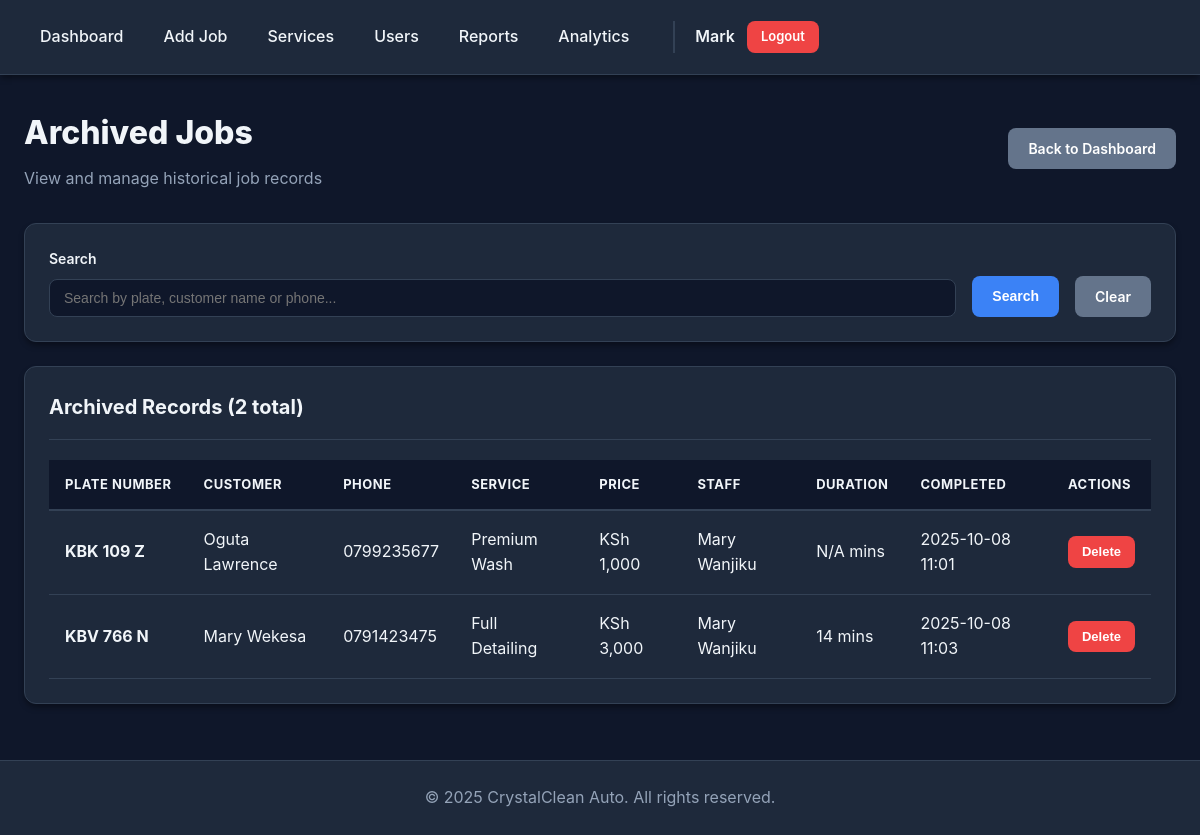
The app's page /admin/archived-jobs (signed in), older data.
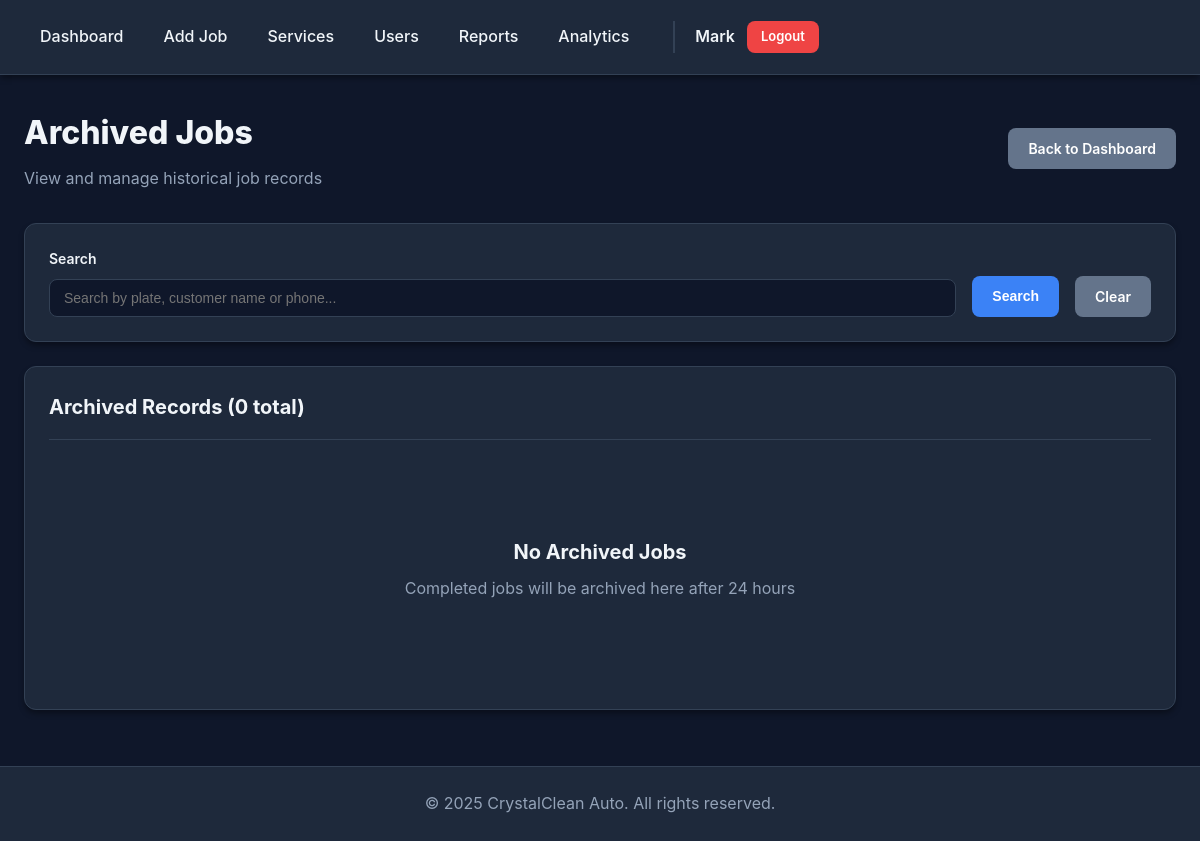
The same page, newer data.
### app/models.py (models this page shows, shortened)
class ArchivedJob(db.Model):
    __tablename__ = 'archived_jobs'
    id = db.Column(db.Integer, primary_key=True)
    original_id = db.Column(db.Integer)  # Original Car ID
    customer_name = db.Column(db.String(120))
    customer_phone = db.Column(db.String(20))
    customer_email = db.Column(db.String(120))
    plate_number = db.Column(db.String(20), index=True)
    car_model = db.Column(db.String(100))
    service_name = db.Column(db.String(100))
    service_price = db.Column(db.Float)
    service_duration = db.Column(db.Integer)
    staff_name = db.Column(db.String(120))
    staff_username = db.Column(db.String(80))
    status = db.Column(db.String(20))
    notes = db.Column(db.Text)
    time_in = db.Column(db.DateTime)
    time_out = db.Column(db.DateTime)
    duration_minutes = db.Column(db.Integer)
    archived_at = db.Column(db.DateTime, default=datetime.utcnow, index=True)

### app/routes.py (the view, shortened to what this page needs)
@app.route('/admin/archived-jobs')
@login_required
@admin_required
def view_archived_jobs():
    page = request.args.get('page', 1, type=int)
    search = request.args.get('search', '')
    query = ArchivedJob.query
    archived_jobs = query.order_by(ArchivedJob.archived_at.desc()).paginate(
        page=page, per_page=50, error_out=False
    )
    return render_template('archived_jobs.html',
                         archived_jobs=archived_jobs,
                         search=search)

### app/models.py (called while the page is built)
@login_manager.user_loader
def load_user(user_id):
    return User.query.get(int(user_id))

### app/utils.py (called while the page is built)
def admin_required(f):
    @wraps(f)
    def decorated_function(*args, **kwargs):
        if not current_user.is_authenticated:
            flash('Please log in to access this page.', 'error')
            return redirect(url_for('login'))
        if current_user.role != 'admin':
            flash('You do not have permission to access this page.', 'error')
            return redirect(url_for('staff_dashboard'))
        return f(*args, **kwargs)
    return decorated_function

### app/templates/archived_jobs.html (shortened to what this page needs)
{% extends "base.html" %}
{% block content %}
<div class="dashboard-header" style="margin-bottom: 32px;">
    <div>
        <h1 style="font-size: 32px; font-weight: 800; color: var(--text-dark);">Archived Jobs</h1>
        <p style="color: var(--text-light); margin-top: 8px;">View and manage historical job records</p>
    </div>
    <a href="{{ url_for('admin_dashboard') }}" class="btn btn-secondary">Back to Dashboard</a>
</div>
<div class="card">
    <div class="card-body">
        <form method="GET" action="{{ url_for('view_archived_jobs') }}" class="flex gap-2" style="align-items: flex-end;">
            <div class="form-group" style="flex: 1; margin-bottom: 0;">
                <label for="search" class="form-label">Search</label>
                <input type="text" name="search" id="search" class="form-control" placeholder="Search by plate, customer name or phone..." value="{{ search }}">
            </div>
            <button type="submit" class="btn btn-primary">Search</button>
            <a href="{{ url_for('view_archived_jobs') }}" class="btn btn-secondary">Clear</a>
        </form>
    </div>
</div>
<div class="card">
    <div class="card-header">
        <h2 class="card-title">Archived Records ({{ archived_jobs.total }} total)</h2>
    </div>
    <div class="card-body">
        {% if archived_jobs.items %}
        <div class="table-responsive">
            <table class="table">
                <thead>
                    <tr>
                        <th>Plate Number</th>
                        <th>Customer</th>
                        <th>Phone</th>
                        <th>Service</th>
                        <th>Price</th>
                        <th>Staff</th>
                        <th>Duration</th>
                        <th>Completed</th>
                        <th>Actions</th>
                    </tr>
                </thead>
                <tbody>
                    {% for job in archived_jobs.items %}
                    <tr>
                        <td><strong>{{ job.plate_number }}</strong></td>
                        <td>{{ job.customer_name }}</td>
                        <td>{{ job.customer_phone }}</td>
                        <td>{{ job.service_name }}</td>
                        <td>KSh {{ '{:,.0f}'.format(job.service_price) }}</td>
                        <td>{{ job.staff_name or 'N/A' }}</td>
                        <td>{{ job.duration_minutes or 'N/A' }} mins</td>
                        <td>{{ job.time_out.strftime('%Y-%m-%d %H:%M') if job.time_out else 'N/A' }}</td>
                        <td>
                            <form method="POST" action="{{ url_for('delete_archived_job', archive_id=job.id) }}" style="display: inline;" onsubmit="return confirm('Permanently delete this archived job?')">
                                <button type="submit" class="btn btn-sm btn-danger">Delete</button>
                            </form>
                        </td>
                    </tr>
                    {% endfor %}
                </tbody>
            </table>
        </div>
        {% else %}
        <div class="empty-state">
            <h3 class="empty-state-title">No Archived Jobs</h3>
            <p class="empty-state-text">
                {% if search %}
                    No results found for "{{ search }}"
                {% else %}
                    Completed jobs will be archived here after 24 hours
                {% endif %}
            </p>
        </div>
        {% endif %}
    </div>
</div>
{% endblock %}

Row changes from the older to the newer data that the page shows:
removed ArchivedJob: plate_number "KBK 109 Z", customer_name "Oguta Lawrence", customer_phone "0799235677", service_name "Premium Wash", service_price "1,000", staff_name "Mary Wanjiku", duration_minutes "N/A", time_out "2025-10-08 11:01"
removed ArchivedJob: plate_number "KBV 766 N", customer_name "Mary Wekesa", customer_phone "0791423475", service_name "Full Detailing", service_price "3,000", staff_name "Mary Wanjiku", duration_minutes "14", time_out "2025-10-08 11:03"
Text that changed along with them:
{{ archived_jobs.total }}: "2" → "0"
text no longer shown: "PLATE NUMBER CUSTOMER PHONE SERVICE PRICE STAFF DURATION COMPLETED ACTIONS"
text now shown: "No Archived Jobs Completed jobs will be archived here after 24 hours"
